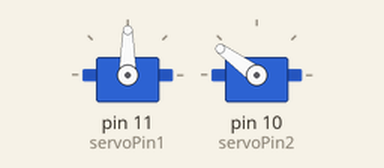
This sketch was run on a simulated Arduino Uno, built with avr-gcc and run on an emulated ATmega328P. Parts: 2 × servo. What the sketch prints to the serial monitor is not drawn.

Above: at 0.05 s.
Timing chart, 0 to 13.0 s (numbered marks = the images above):
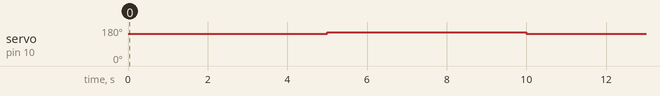

The sketch:

servo_setup.ino
```cpp
#include <Servo.h>

const int servoPin1 = 11;
const int servoPin2 = 10;

Servo Servo1;
Servo Servo2;

void setup() {
  Servo1.attach(servoPin1, 500, 2500);  // adjust to your servo
  Servo2.attach(servoPin2, 500, 2500);

  Serial.begin(115200);
}

void loop() {
  Serial.println("upper");
  Servo2.writeMicroseconds(2100);
  delay(5000);

  Serial.println("lower");
  Servo2.writeMicroseconds(2200);
  delay(5000);
}
```

Measured:
- by itself, servo on pin 10 (servoPin2): alternates 153° for 5.0 s and 144° for 5.0 s
